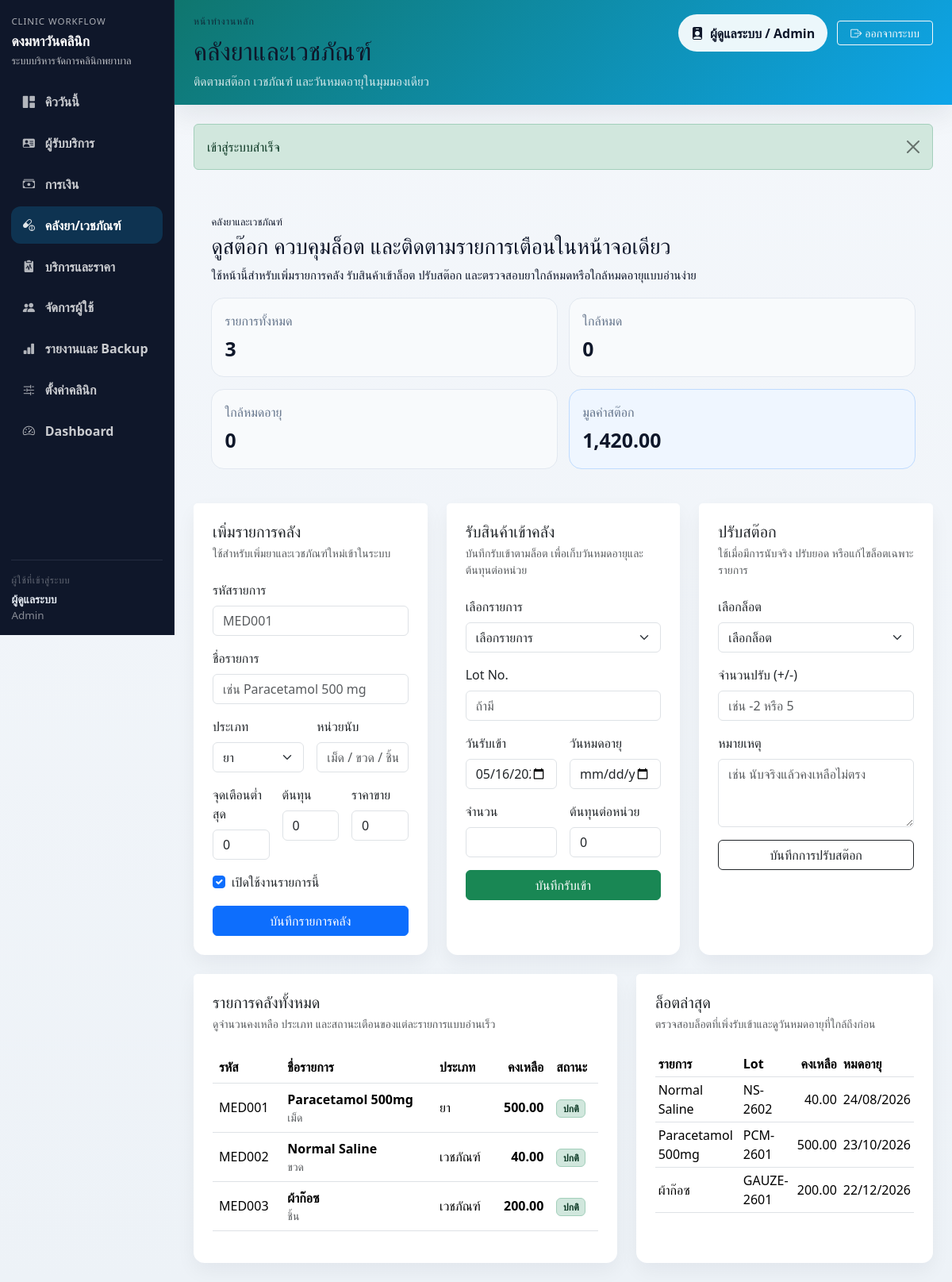
/index.php?page=inventory (signed in), run on the app's committed database.
### tables this page shows
CREATE TABLE `system_settings` (
  `id` bigint unsigned NOT NULL AUTO_INCREMENT,
  `clinic_name` varchar(200) NOT NULL,
  `clinic_address` text DEFAULT NULL,
  `clinic_phone` varchar(50) DEFAULT NULL,
  `receipt_prefix` varchar(20) NOT NULL DEFAULT 'RC',
  `hn_prefix` varchar(20) NOT NULL DEFAULT 'HN',
  `expiry_alert_days` int NOT NULL DEFAULT 30,
  `queue_note` varchar(255) DEFAULT NULL,
  `created_at` datetime DEFAULT CURRENT_TIMESTAMP,
  `updated_at` datetime DEFAULT CURRENT_TIMESTAMP ON UPDATE CURRENT_TIMESTAMP,
  PRIMARY KEY (`id`)
);

CREATE TABLE `inventory_items` (
  `id` bigint unsigned NOT NULL AUTO_INCREMENT,
  `item_code` varchar(50) NOT NULL,
  `item_name` varchar(150) NOT NULL,
  `item_type` enum('DRUG','SUPPLY') NOT NULL DEFAULT 'DRUG',
  `unit_name` varchar(50) NOT NULL,
  `reorder_level` decimal(10,2) NOT NULL DEFAULT 0.00,
  `default_cost` decimal(10,2) NOT NULL DEFAULT 0.00,
  `default_price` decimal(10,2) NOT NULL DEFAULT 0.00,
  `is_active` tinyint(1) NOT NULL DEFAULT 1,
  `created_at` datetime DEFAULT CURRENT_TIMESTAMP,
  `updated_at` datetime DEFAULT CURRENT_TIMESTAMP ON UPDATE CURRENT_TIMESTAMP,
  PRIMARY KEY (`id`),
  UNIQUE KEY `uk_inventory_items_item_code` (`item_code`),
  KEY `idx_inventory_items_name` (`item_name`)
);

CREATE TABLE `inventory_batches` (
  `id` bigint unsigned NOT NULL AUTO_INCREMENT,
  `item_id` bigint unsigned NOT NULL,
  `lot_no` varchar(100) DEFAULT NULL,
  `expiry_date` date DEFAULT NULL,
  `qty_in` decimal(10,2) NOT NULL DEFAULT 0.00,
  `qty_balance` decimal(10,2) NOT NULL DEFAULT 0.00,
  `cost_per_unit` decimal(10,2) NOT NULL DEFAULT 0.00,
  `received_date` date DEFAULT NULL,
  `created_at` datetime DEFAULT CURRENT_TIMESTAMP,
  `updated_at` datetime DEFAULT CURRENT_TIMESTAMP ON UPDATE CURRENT_TIMESTAMP,
  PRIMARY KEY (`id`),
  KEY `idx_inventory_batches_item_id` (`item_id`),
  KEY `idx_inventory_batches_expiry_date` (`expiry_date`),
  CONSTRAINT `fk_inventory_batches_item_id` FOREIGN KEY (`item_id`) REFERENCES `inventory_items` (`id`) ON DELETE CASCADE
);

### app/Views/inventory/index.php (the view, shortened to what the rows shown need)
<div class="d-grid gap-4">
    <section class="page-hero-card">
        <div class="page-hero-layout">
            <div>
                <h1 class="page-hero-title">ดูสต๊อก ควบคุมล็อต และติดตามรายการเตือนในหน้าจอเดียว</h1>
            </div>
        </div>
    </section>
    <div class="row g-4">
        <?php if (has_role('ADMIN')): ?>
            <div class="col-xl-4">
                <div class="card section-card h-100">
                    <div class="card-header bg-white border-0 pt-4 px-4">
                        <h2 class="h5 mb-1">เพิ่มรายการคลัง</h2>
                    </div>
                </div>
            </div>
        <?php endif; ?>
        <div class="<?= has_role('ADMIN') ? 'col-xl-4' : 'col-xl-6' ?>">
            <div class="card section-card h-100">
                <div class="card-header bg-white border-0 pt-4 px-4">
                    <h2 class="h5 mb-1">รับสินค้าเข้าคลัง</h2>
                </div>
            </div>
        </div>
        <?php if (has_role('ADMIN')): ?>
            <div class="col-xl-4">
                <div class="card section-card h-100">
                    <div class="card-header bg-white border-0 pt-4 px-4">
                        <h2 class="h5 mb-1">ปรับสต๊อก</h2>
                    </div>
                </div>
            </div>
        <?php endif; ?>
    </div>
    <div class="row g-4">
        <div class="col-xl-7">
            <div class="card section-card h-100">
                <div class="card-header bg-white border-0 pt-4 px-4">
                    <h2 class="h5 mb-1">รายการคลังทั้งหมด</h2>
                </div>
                <div class="card-body px-4 pb-4">
                    <div class="table-responsive">
                        <table class="table align-middle">
                            <thead>
                            <tr>
                                <th>รหัส</th>
                                <th>ชื่อรายการ</th>
                                <th>ประเภท</th>
                                <th class="text-end">คงเหลือ</th>
                                <th>สถานะ</th>
                            </tr>
                            </thead>
                            <tbody>
                            <?php foreach ($items as $item): ?>
                                <?php
                                $isLowStock = (float) $item['qty_balance'] <= (float) $item['reorder_level'];
                                $isNearExpiry = !empty($item['nearest_expiry']) && strtotime((string) $item['nearest_expiry']) <= strtotime('+30 days');
                                ?>
                                <tr>
                                    <td><?= e($item['item_code']) ?></td>
                                    <td>
                                        <div class="fw-semibold"><?= e($item['item_name']) ?></div>
                                        <div class="small text-muted"><?= e($item['unit_name']) ?></div>
                                    </td>
                                    <td><?= e($item['item_type'] === 'DRUG' ? 'ยา' : 'เวชภัณฑ์') ?></td>
                                    <td class="text-end fw-semibold"><?= format_money($item['qty_balance']) ?></td>
                                    <td>
                                        <?php if (!$isLowStock && !$isNearExpiry): ?><span class="badge bg-success-subtle text-success-emphasis border border-success-subtle">ปกติ</span><?php endif; ?>
                                    </td>
                                </tr>
                            <?php endforeach; ?>
                            </tbody>
                        </table>
                    </div>
                </div>
            </div>
        </div>
        <div class="col-xl-5">
            <div class="card section-card h-100">
                <div class="card-header bg-white border-0 pt-4 px-4">
                    <h2 class="h5 mb-1">ล็อตล่าสุด</h2>
                </div>
                <div class="card-body px-4 pb-4">
                    <div class="table-responsive">
                        <table class="table table-sm align-middle">
                            <thead>
                            <tr>
                                <th>รายการ</th>
                                <th>Lot</th>
                                <th class="text-end">คงเหลือ</th>
                                <th>หมดอายุ</th>
                            </tr>
                            </thead>
                            <tbody>
                            <?php foreach ($batches as $batch): ?>
                                <tr>
                                    <td><?= e($batch['item_name']) ?></td>
                                    <td><?= e($batch['lot_no'] ?: '-') ?></td>
                                    <td class="text-end"><?= format_money($batch['qty_balance']) ?></td>
                                    <td><?= thai_date_only($batch['expiry_date']) ?></td>
                                </tr>
                            <?php endforeach; ?>
                            </tbody>
                        </table>
                    </div>
                </div>
            </div>
        </div>
    </div>
</div>

### app/Views/layouts/app.php (shortened to what the rows shown need)
<?php
$clinicName = (string) system_setting('clinic_name', config('app.name'));
$pageTitleText = (string) ($pageTitle ?? $clinicName);
$pageTopbarMode = (string) ($pageTopbarMode ?? 'default');
?>
<!doctype html>
<html lang="th">
<head>
    <link href="https://cdn.jsdelivr.net/npm/bootstrap@5.3.3/dist/css/bootstrap.min.css" rel="stylesheet">
    <link href="https://cdn.jsdelivr.net/npm/bootstrap-icons@1.11.3/font/bootstrap-icons.css" rel="stylesheet">
    <link href="<?= e(app_url('assets/css/app.css')) ?>" rel="stylesheet">
</head>
<body>
<div class="app-shell">
    <aside class="app-sidebar sidebar">
        <div class="sidebar-inner">
            <div class="sidebar-brand text-white">
                <div class="sidebar-kicker">Clinic Workflow</div>
                <h4 class="mb-1"><?= e($clinicName) ?></h4>
                <div class="sidebar-subtitle">ระบบบริหารจัดการคลินิกพยาบาล</div>
            </div>
        </div>
    </aside>
    <main class="app-main-shell">
        <div class="brand-gradient app-topbar <?= $pageTopbarMode === 'compact' ? 'app-topbar-compact' : '' ?>">
            <div class="app-topbar-inner">
                <div>
                    <?php if ($pageTopbarMode === 'compact'): ?>
                        <div class="topbar-kicker">Nurse Station</div>
                        <div class="topbar-compact-label"><?= e($pageTitleText) ?></div>
                    <?php else: ?>
                        <h1 class="h3 mb-2"><?= e($pageTitleText) ?></h1>
                    <?php endif; ?>
                </div>
            </div>
        </div>
        <div class="app-content px-3 px-lg-4 py-4">
            <?= $content ?>
        </div>
    </main>
</div>
</body>
</html>

### data on the page
system_settings: clinic_name "ดงมหาวันคลินิก"
inventory_items: item_code "MED001", item_name "Paracetamol 500mg", unit_name "เม็ด", item_type "ยา", qty_balance "500.00", reorder_level "ปกติ"
inventory_items: item_code "MED002", item_name "Normal Saline", unit_name "ขวด", item_type "เวชภัณฑ์", qty_balance "40.00", reorder_level "ปกติ"
inventory_items: item_code "MED003", item_name "ผ้าก๊อซ", unit_name "ชิ้น", item_type "เวชภัณฑ์", qty_balance "200.00", reorder_level "ปกติ"
inventory_batches: item.item_name "Normal Saline", lot_no "NS-2602", qty_balance "40.00", expiry_date "24/08/2026"
inventory_batches: item.item_name "Paracetamol 500mg", lot_no "PCM-2601", qty_balance "500.00", expiry_date "23/10/2026"
inventory_batches: item.item_name "ผ้าก๊อซ", lot_no "GAUZE-2601", qty_balance "200.00", expiry_date "22/12/2026"

### other printed values
$navItem['label'] "คิววันนี้"
$navItem['label'] "ผู้รับบริการ"
$navItem['label'] "การเงิน"
$navItem['label'] "คลังยา/เวชภัณฑ์"
$navItem['label'] "บริการและราคา"
$navItem['label'] "จัดการผู้ใช้"
$navItem['label'] "รายงานและ Backup"
$navItem['label'] "ตั้งค่าคลินิก"
$navItem['label'] "Dashboard"
$user['full_name'] "ผู้ดูแลระบบ"
$user['role_name'] "Admin"
$pageTitleText "คลังยาและเวชภัณฑ์"
$pageDescription "ติดตามสต๊อก เวชภัณฑ์ และวันหมดอายุในมุมมองเดียว"
$successMessage "เข้าสู่ระบบสำเร็จ"
count($items) "3"
